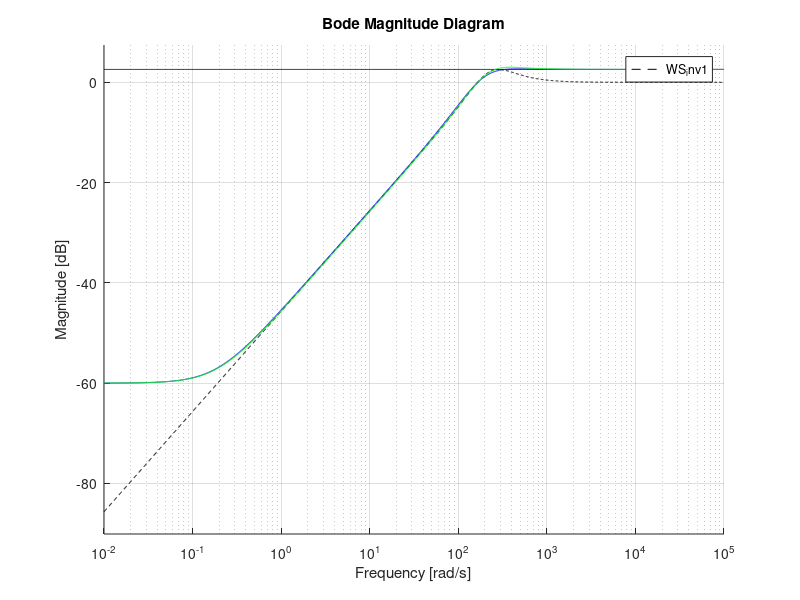
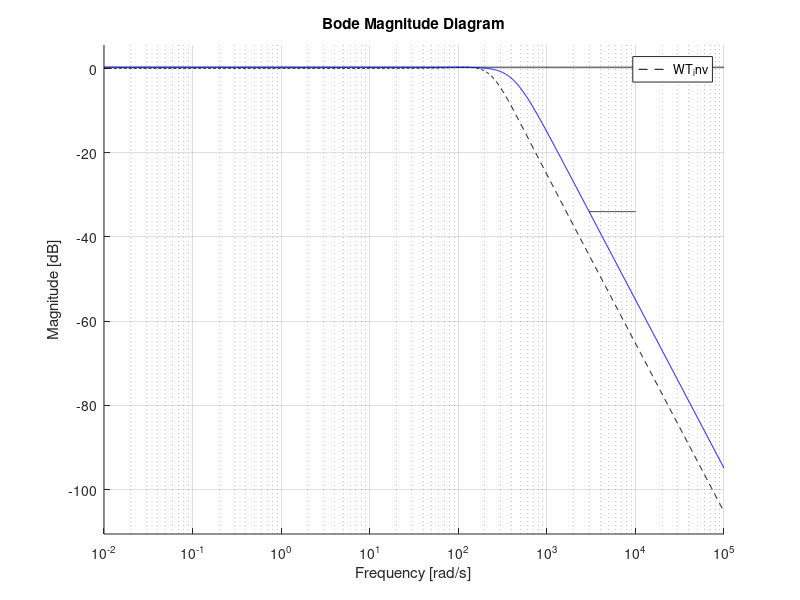
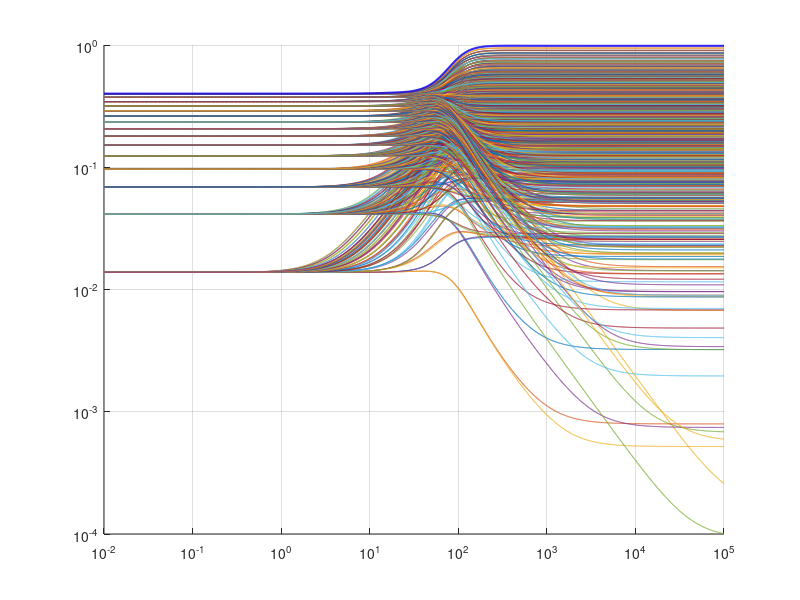

Source code (MATLAB) for these figures, in order: (Note: this script raises an error after producing the figures.)
clc
clear variables
close all
format compact

for i = 1:20
    figure(i)
end

%% Data

K_min = 24;
K_max = 56;
K_n = (K_max + K_min)/2
Wk = (K_max - K_min)/2

b_min = 68;
b_max = 100;
b_n = (b_max + b_min)/2
Wb = (b_max - b_min)/2
s = tf('s');
Gpn = K_n/(1+1.414*s/b_n + (s/b_n)^2)
kp = dcgain(Gpn)

Gs = 1;
Ga = 100;
Da0 = 8.5e-3;
Dpo = 3.5e-3;
as = 1e-2;

%% steady state requirements
Kd = 1;
Gf = 1/(Kd*Gs);

S_star_0 = 3.5e-6/3.5e-3

M_HF = 2e-4*Gs/(as)
M_HF_dB = mag2db(M_HF)

%% transient
s_hat = 0.09;

zeta = -log(s_hat)/sqrt(pi^2 + log(s_hat)^2)
Tpo = 1/(2*zeta*sqrt(1-zeta^2))
Tpo_dB = mag2db(Tpo)
Spo = (2*zeta*sqrt(2+4*zeta^2 + 2*sqrt(1+8*zeta^2)))/(sqrt(1+8*zeta^2)+ 4*zeta^2 -1)

tr = 0.012;

wn_tr = (pi-acos(zeta))/(tr*sqrt(1-zeta^2))

ts = 0.0211;

wn_ts = -log(0.05)/(ts*zeta)

wn = max(wn_ts,wn_tr)

%% W1
close 1
S2 = s*(s+ 2*zeta*wn)/(s^2 + 2*zeta*wn*s + wn^2);
omega = logspace(-2,5,2000);

figure(1)
hold on, grid on
bodemag(omega,S2,'--k')
bodemag(omega,tf(Spo),'k')

%WS_inv for performance 

z1 = 0.19
z2 = 150
p1 = sqrt(Spo*z1*z2/S_star_0)
WS_inv = S_star_0*(1+s/z1)*(1+s/z2)/(1+(2*0.75*s/p1)+ (s/p1)^2);

bodemag(omega,WS_inv,'b')

% WS_inv for W1
z1 = 0.195
z2 = 180
p1 = sqrt(Spo*z1*z2/S_star_0)
WS_inv1 = S_star_0*(1+s/z1)*(1+s/z2)/(1+(2*0.707*s/p1)+ (s/p1)^2);

bodemag(omega,WS_inv1,'g')

%%
close 2

T2 = wn^2/(s^2 + 2*zeta*wn*s + wn^2);

figure(2)
hold on, grid on
bodemag(omega,T2,'--k')
bodemag({3000,10000},tf(M_HF),'k')
bodemag(omega,tf(Tpo),'k')

p2 = 3000*10^((Tpo_dB - M_HF_dB)/-40)
WT_inv = Tpo/(1 + (2*0.707*s/p2)+(s/p2)^2);

bodemag(omega,WT_inv,'b')

%% Wu
close 3
Gpn_mag = squeeze(freqresp(Gpn,omega));

mag_max = zeros(length(omega),1);

figure(3)
hold on, grid on

for K = linspace(K_min,K_max,30)
    for b = linspace(b_min,b_max,30)
        
        Gp = K/(1+(1.414*s/b) + (s/b)^2);
        Gp_mag = squeeze(freqresp(Gp,omega));

        delta = abs(Gp_mag./Gpn_mag -1);

        mag_max = max(delta, mag_max);

        plot(omega,delta)

    end
end
plot(omega,mag_max,'b','LineWidth',1.5)
set(gca, 'XScale','log')
set(gca,'YScale','log')

%%
magg = vpck(mag_max,omega);
figure(4)
wu = fitmag(magg);
[A,B,C,D] = unpck(wu);

Wu = zpk(tf(ss(A,B,C,D)))

%% Wu and WT

figure(5)
hold on,grid on
bodemag(omega, Wu,'b')
bodemag(omega, 1/WT_inv,'r')

%% W1 and W2
W2 = (1+s/p2)^2/Tpo;
figure(2)
bodemag(omega,1/W2,'c')

W2mod = tf(1/Tpo);
figure(1)
W1 = 1/WS_inv1;
bodemag(omega,1/W1,'c')

%% design
[A,B,C,D] = linmod('generalized_plant');
M = ltisys(A,B,C,D);
M = sderiv(M,2,[1/p2 1]);
M = sderiv(M,2,[1/p2 1]);

[gopt,Gcmod1] = hinflmi(M,[1 1], 0 , 0.01, [0 0 0]);

[A,B,C,D] = ltiss(Gcmod1);

Gcmod = zpk(tf(ss(A,B,C,D)))

%% clearning

Gc = minreal(Gcmod*(1+s/1.043e06),1e-3)

%%
L = Gcmod*Ga*Gpn*Gs*Gf;

Ln = Gc*Ga*Gpn*Gs*Gf;

omega_L = logspace(-5,5,10000);

figure(6)
hold on ,grid on
myngridst(Tpo,Spo)
nichols(L,omega_L,'b')
nichols(Ln,omega_L,'r')

Tn = minreal(Ln/(1+Ln),1e-3);
figure(2)
bodemag(omega,Tn,'r')

Sn = minreal(1/(1+Ln),1e-3);
figure(1)
bodemag(omega,Sn,'r')

figure(5)
bodemag(omega,1/Tn,'c')
%%
close 7
figure(7)
hold on,grid on
bodemag(omega,Wu*Tn + Sn/WS_inv,'b')
bodemag(omega,Wu*Tn,'--b')
bodemag(omega,Sn/WS_inv,'--r')
%% time simulation
%% yr
close 8

t = linspace(0,0.1,5000);

yr = step(Kd*Tn,t);

figure(8)
hold on,grid on
plot(t,yr,'b','LineWidth',1.5)
yline(1.05)
yline(0.95)
xline(0.012,'--')
xline(0.0211,'-')

%% dp
close 9

dp = Dpo*ones(length(t),1);
ydp = lsim(Sn,dp,t);

figure(9)
hold on ,grid on

plot(t,ydp,'b','LineWidth',1.5);
yline(3.5e-6)
yline(-3.5e-6)

%% ds
close 10

ds = as*sin(3000*t);

yds = lsim(Tn/Gs,ds,t);

figure(10)
hold on,grid on
plot(t,yds,'b','LineWidth',1.5)

yline(2e-4)
yline(-2e-4)

%% u
close 11
yu = step(Gpn*Ga*Sn,t);

figure(11)
hold on,grid on
plot(t,yu,'b','LineWidth',1.5)

%% mu analysis
close 12
WT_mu_RP4 = tf(1/M_HF);
omega_RP4 = logspace(log10(3000),5,1000)

[A,B,C,D] = linmod('N_scheme_RP4')
N = pck(A,B,C,D);
Nf = frsp(N,omega_RP4);
deltaset = [-1,1;-3,0;1,1];

mubounds = mu(Nf,deltaset)

figure(12)
vplot('liv,m',mubounds);

%% RP4 U
close 15
WT_mu_RP4 = tf(1/M_HF);
omega_RP4 = logspace(log10(3000),5,1000)

[A,B,C,D] = linmod('N_scheme_RP4_U')
N = pck(A,B,C,D);
Nf = frsp(N,omega_RP4);
deltaset = [1,1;1,1];

mubounds = mu(Nf,deltaset)

figure(15)
vplot('liv,m',mubounds);

%% RS
close 13
K_min = 20;
K_max = 60;
K_n = (K_max + K_min)/2
Wk = (K_max - K_min)/2

b_min = 110;
b_max = 160;
b_n = (b_max + b_min)/2
Wb = (b_max - b_min)/2
s = tf('s');
Gpn = K_n/(1+1.414*s/b_n + (s/b_n)^2)
kp = dcgain(Gpn)


[A,B,C,D] = linmod('N_scheme_RS')
N = pck(A,B,C,D);
Nf = frsp(N,omega);
deltaset = [-1,1;-3,0];

mubounds = mu(Nf,deltaset)

figure(13)
vplot('liv,m',mubounds);

%% 

close 16
Gpn_mag = squeeze(freqresp(Gpn,omega));

mag_max = zeros(length(omega),1);

figure(16)
hold on, grid on

for K = linspace(K_min,K_max,30)
    for b = linspace(b_min,b_max,30)
        
        Gp = K/(1+(1.414*s/b) + (s/b)^2);
        Gp_mag = squeeze(freqresp(Gp,omega));

        delta = abs(Gp_mag./Gpn_mag -1);

        mag_max = max(delta, mag_max);

        plot(omega,delta)

    end
end
plot(omega,mag_max,'b','LineWidth',1.5)
set(gca, 'XScale','log')
set(gca,'YScale','log')

%%
magg = vpck(mag_max,omega);
figure(17)
wu = fitmag(magg);
[A,B,C,D] = unpck(wu);

Wu_new = zpk(tf(ss(A,B,C,D)))

%% RS U with Wunew
close 17
[A,B,C,D] = linmod('N_scheme_RS_U')
N = pck(A,B,C,D);
Nf = frsp(N,omega);
deltaset = [1,1];

mubounds = mu(Nf,deltaset)

figure(17)
vplot('liv,m',mubounds);


%%
close 18
figure(18)
hold on
grid on
magnitude = bodemag(omega,Wu_new*Tn,'b')







